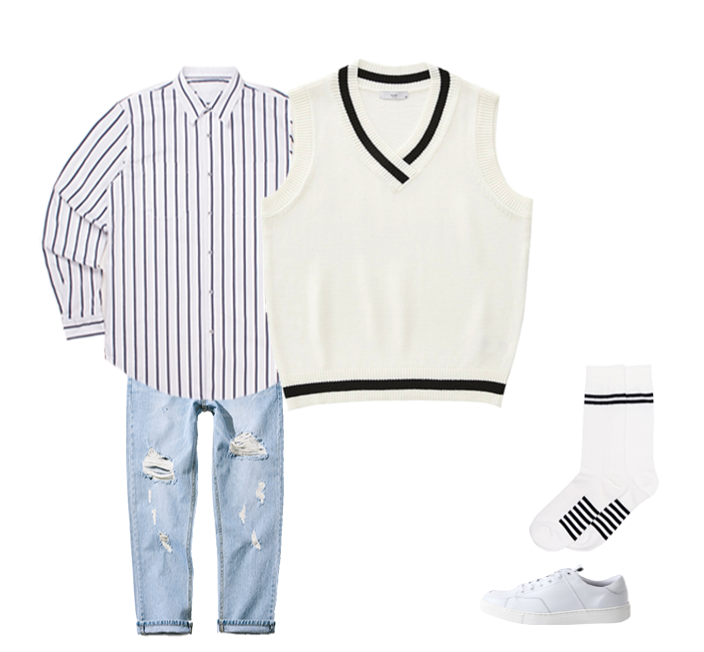
#> input picture 1.jpeg, 1408 x 1304 px (shown at 1/2 size)
$ jupyter execute --allow-errors 3.extract_color.ipynb   (shell and % lines are left out)
#> lines starting #> are read from the running program, lines starting #| are printed output that depends on the picture; after the words box and inside, x2 and y2 are one past the last pixel; in counts of white or black regions, pixels touching at a corner belong together
[cell 1]
import cv2
from utils.imageprocessing import *
from sklearn.cluster import KMeans
import colorsys

[cell 2]
def centroid_histogram(clt):
    # grab the number of different clusters and create a histogram
    # based on the number of pixels assigned to each cluster
    numLabels = np.arange(0, len(np.unique(clt.labels_)) + 1)
    (hist, _) = np.histogram(clt.labels_, bins=numLabels)

    # normalize the histogram, such that it sums to one
    hist = hist.astype("float")
    hist /= hist.sum()

    # return the histogram
    return hist

def plot_colors(hist, centroids):
    # initialize the bar chart representing the relative frequency
    # of each of the colors
    bar = np.zeros((50, 300, 3), dtype="uint8")
    startX = 0

    # loop over the percentage of each cluster and the color of
    # each cluster
    for (percent, color) in zip(hist, centroids):
        # plot the relative percentage of each cluster
        endX = startX + (percent * 300)
        cv2.rectangle(bar, (int(startX), 0), (int(endX), 50),
                      color.astype("uint8").tolist(), -1)
        startX = endX

    # return the bar chart
    return bar

[cell 3]
def Extract_background_mask(image, drawhist=True):
    # convert RGB 2 Gray
    image_gray = cv2.cvtColor(image, cv2.COLOR_RGB2GRAY)
    img_floodFill = image_gray.copy()

    # make mask
    h, w = image_gray.shape[:2]
    mask = np.zeros((h+2, w+2), np.uint8)

    # floodFill
    cv2.floodFill(img_floodFill, mask, (0,0), 0, flags = cv2.FLOODFILL_MASK_ONLY)

    mask = mask[1:-1, 1:-1]

    if drawhist:
        plt.grid(False)
        plt.imshow(mask, cmap="gray")
        plt.yticks([])
        plt.xticks([])
        plt.show()
    return mask

[cell 4]
def Extract_color(image, k = 3, drawhist=True):
    # make background mask
    mask = Extract_background_mask(image, drawhist)

    # 색상 클러스터링
    flat_image = image.reshape(image.shape[0] * image.shape[1], 3)
    flat_mask = mask.reshape(image.shape[0] * image.shape[1])

    idx = np.where(flat_mask != 1)
    flat_image = flat_image[idx[0]]

    clt = KMeans(n_clusters = k)
    clt.fit(flat_image)

    hist = centroid_histogram(clt)
    color = clt.cluster_centers_

    # sort hist and color by descending hist
    sort_idx= np.argsort(hist)[::-1]
    hist_sort = [hist[idx] for idx in sort_idx]
    color_sort = [color[idx] for idx in sort_idx]

    if drawhist:# draw color bar
        bar = plot_colors(hist_sort, color_sort)
        plt.figure()
        plt.axis("off")
        plt.imshow(bar)
        plt.show()

    return hist_sort, color_sort

[cell 5]
image_path = "1.jpeg"

#preview image
image = cv2.imread(image_path)
#> image is the input picture: shape (1304, 1408, 3); mean B, G, R 237.5, 236.3, 235.6
#이미지 변환
image = cv2.cvtColor(image, cv2.COLOR_BGR2RGB)
#이미지 사이즈 조정
image = cv2.resize(image, None, fx=1/4, fy=1/4, interpolation = cv2.INTER_CUBIC)
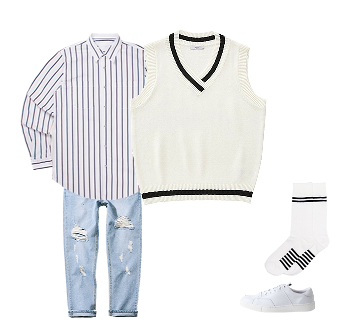
#> image: shape (326, 352, 3); mean R, G, B 235.6, 236.3, 237.4
plt.grid(False)
plt.imshow(image)
plt.yticks([])
plt.xticks([])
plt.show()

hist, color = Extract_color(image, 3)
#> in Extract_background_mask, `image_gray = cv2.cvtColor(image, cv2.COLOR_RGB2GRAY)`:
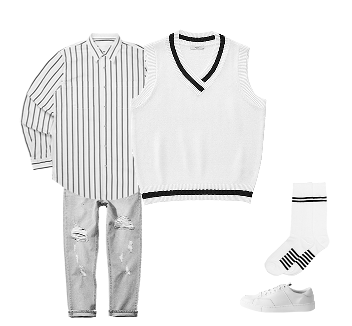
#> image_gray: shape (326, 352); min 0, max 255, mean 236.2
#> in Extract_background_mask, `plt.show()`:
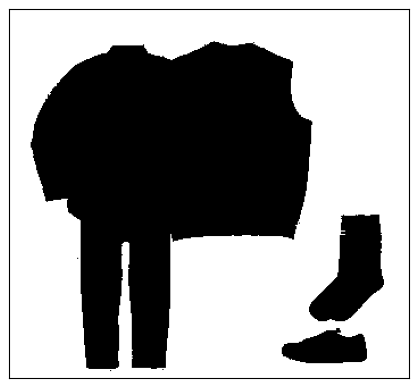
#> figure drawn by matplotlib, 1 panel
#> in Extract_color, `mask = Extract_background_mask(image, drawhist)`:
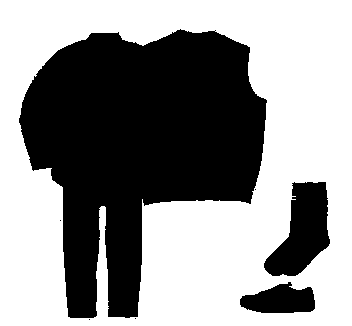
#> mask: shape (326, 352); values 0 (black) and 1 (white), 57.2% white; 7 black regions (4 under 20 px), largest, box (x1, y1, x2, y2) and area: (19, 29, 267, 318) 43854, (264, 182, 330, 276) 3654, (240, 282, 315, 313) 1643
#> in Extract_color, `hist_sort = [hist[idx] for idx in sort_idx]`: hist_sort = [0.761, 0.201, 0.0373]
#> in Extract_color, `color_sort = [color[idx] for idx in sort_idx]`: color_sort = [[233.4, 233.2, 232], [153.4, 161.6, 179.6], [31.42, 31.59, 32.48]]
#> the loop in plot_colors, `for (percent, color) in zip(hist, centroids):` made 3 passes
#> (percent, color, endX, startX) on passes 1 to 3: (0.761, [233.4, 233.2, 232], 228.4, 228.4), (0.201, [153.4, 161.6, 179.6], 288.8, 288.8), (0.0373, [31.42, 31.59, 32.48], 300, 300)
#> after the loop in plot_colors, `for (percent, color) in zip(hist, centroids):`:
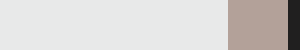
#> bar: shape (50, 300, 3); mean of channels 0, 1, 2 208.9, 210.5, 213.4; drawn as B, G, R
#> hist = [0.761, 0.201, 0.0373]; color has the same summary as color_sort in Extract_color
bar = plot_colors(hist, color)
#> the loop in plot_colors (call 2), `for (percent, color) in zip(hist, centroids):` made 3 passes
